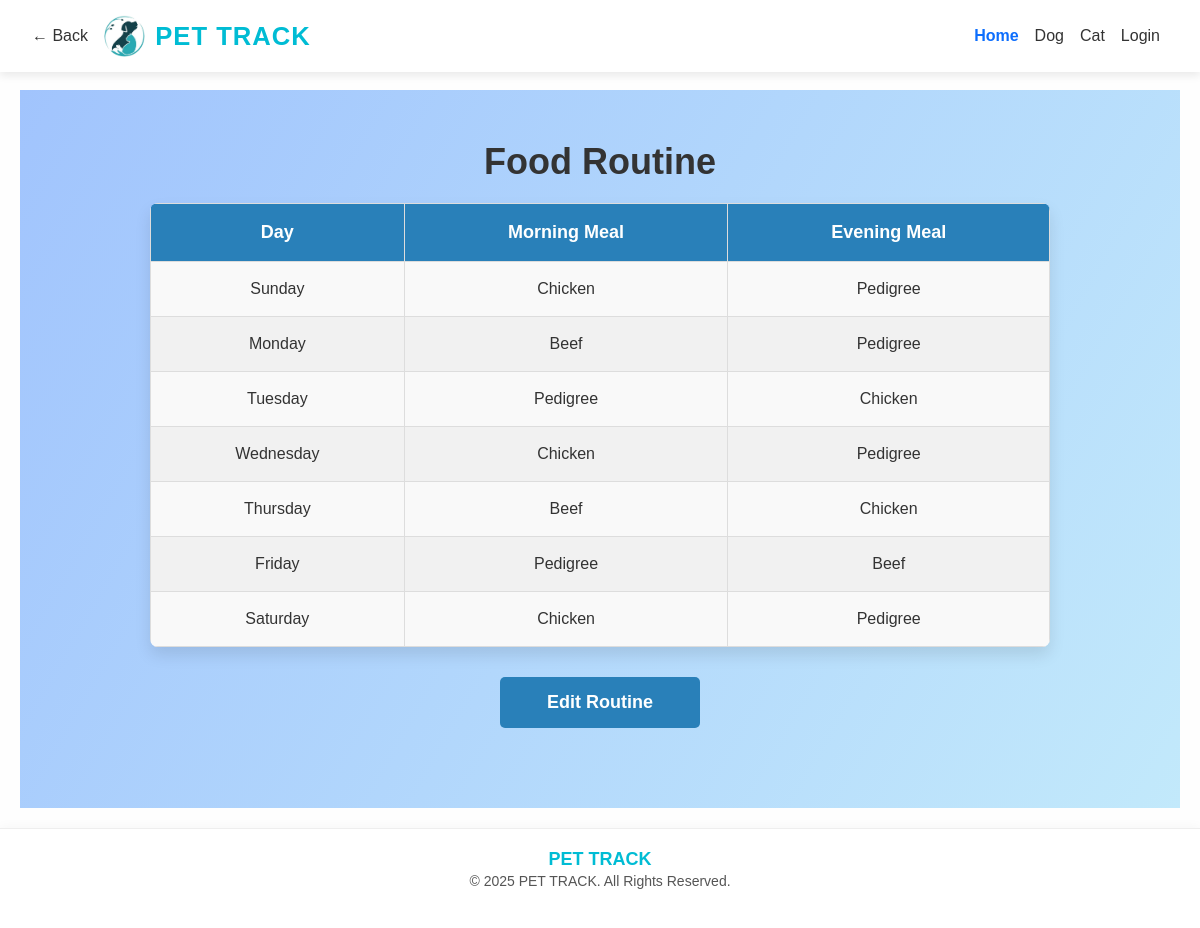
Screenshot of /dog_food_view/24/ with the database file from the repository.
### app1/models.py (models this page shows, shortened)
class DogFoodRoutine(models.Model):
    dog = models.ForeignKey(Dog, on_delete=models.CASCADE, default=1)
    dog_name = models.CharField(max_length=100)
    sunday_morning = models.CharField(max_length=255)
    sunday_evening = models.CharField(max_length=255)
    monday_morning = models.CharField(max_length=255)
    monday_evening = models.CharField(max_length=255)
    tuesday_morning = models.CharField(max_length=255)
    tuesday_evening = models.CharField(max_length=255)
    wednesday_morning = models.CharField(max_length=255)
    wednesday_evening = models.CharField(max_length=255)
    thursday_morning = models.CharField(max_length=255)
    thursday_evening = models.CharField(max_length=255)
    friday_morning = models.CharField(max_length=255)
    friday_evening = models.CharField(max_length=255)
    saturday_morning = models.CharField(max_length=255)
    saturday_evening = models.CharField(max_length=255)

### app1/views.py (the view)
# urls.py: path('dog_food_view/<int:id>/', views.dog_food_view, name='dog_food_view'),
def dog_food_view(request, id):
    routine = get_object_or_404(DogFoodRoutine, id=id)
    return render(request, 'dog_food_view.html', {
        'routine': routine,
        'dog_id': routine.dog.id  # Now properly references the Dog's ID
    })

### templates/dog_food_view.html (shortened to what this page needs)
{% extends 'base.html' %}
{% block content %}
<section>
    <div class="container">
        <h2>Food Routine</h2>
        <div>
            <table class="routine-table">
                <thead>
                    <tr>
                        <th>Day</th>
                        <th>Morning Meal</th>
                        <th>Evening Meal</th>
                    </tr>
                </thead>
                <tbody>
                    <tr>
                        <td>Sunday</td>
                        <td>{{ routine.sunday_morning|default:"Not set" }}</td>
                        <td>{{ routine.sunday_evening|default:"Not set" }}</td>
                    </tr>
                    <tr>
                        <td>Monday</td>
                        <td>{{ routine.monday_morning|default:"Not set" }}</td>
                        <td>{{ routine.monday_evening|default:"Not set" }}</td>
                    </tr>
                    <tr>
                        <td>Tuesday</td>
                        <td>{{ routine.tuesday_morning|default:"Not set" }}</td>
                        <td>{{ routine.tuesday_evening|default:"Not set" }}</td>
                    </tr>
                    <tr>
                        <td>Wednesday</td>
                        <td>{{ routine.wednesday_morning|default:"Not set" }}</td>
                        <td>{{ routine.wednesday_evening|default:"Not set" }}</td>
                    </tr>
                    <tr>
                        <td>Thursday</td>
                        <td>{{ routine.thursday_morning|default:"Not set" }}</td>
                        <td>{{ routine.thursday_evening|default:"Not set" }}</td>
                    </tr>
                    <tr>
                        <td>Friday</td>
                        <td>{{ routine.friday_morning|default:"Not set" }}</td>
                        <td>{{ routine.friday_evening|default:"Not set" }}</td>
                    </tr>
                    <tr>
                        <td>Saturday</td>
                        <td>{{ routine.saturday_morning|default:"Not set" }}</td>
                        <td>{{ routine.saturday_evening|default:"Not set" }}</td>
                    </tr>
                </tbody>
            </table>
        </div>
        <a href="{% url 'dog_food_edit' id=routine.id %}" class="edit-button">Edit Routine</a>
    </div>
</section>
{% endblock %}

### templates/base.html (shortened to what this page needs)
{% load static %}
<!DOCTYPE html>
<html lang="en">
<head>
    <link href="https://cdn.jsdelivr.net/npm/bootstrap@5.3.3/dist/css/bootstrap.min.css" rel="stylesheet">
</head>
<body>
    <header>
        <nav class="navbar navbar-expand-lg w-100">
            <div class="container-fluid">
                <a href="javascript:history.back()" class="nav-link me-3" style="color: #333; font-weight: 500;">
                    ← Back
                </a>
                <a class="navbar-brand d-flex align-items-center" href="#">
                    <img src="{% static 'images/logo.jpeg' %}" alt="">
                    <span>PET TRACK</span>
                </a>
                <div class="collapse navbar-collapse" id="navbarSupportedContent">
                    <ul class="navbar-nav ms-auto mb-2 mb-lg-0">
                        {% if request.session.did %}
                        <li class="nav-item">
                            <a class="nav-link active" aria-current="page" href="{% url 'homepage' %}">Home</a>
                        </li>
                        <li class="nav-item">
                            <a class="nav-link" href="{% url 'dog_routine' %}">Dog Routine</a>
                        </li>
                        <li class="nav-item">
                            <a class="nav-link" href="{% url 'logout' %}">Logout</a>
                        </li>
                        <li class="nav-item">
                            <a class="nav-link" href="{% url 'dog_profile' %}">Profile</a>
                        </li>
                        {% else %}
                        <li class="nav-item">
                            <a class="nav-link active" aria-current="page" href="{% url 'homepage' %}">Home</a>
                        </li>
                        <li class="nav-item">
                            <a class="nav-link" href="{% url 'register_dog' %}">Dog</a>
                        </li>
                        <li class="nav-item">
                            <a class="nav-link" href="{% url 'register_cat' %}">Cat</a>
                        </li>
                        <li class="nav-item">
                            <a class="nav-link" href="{% url 'login' %}">Login</a>
                        </li>
                        {% endif %}
                    </ul>
                </div>
            </div>
        </nav>
    </header>
    <main>
        {% block content %}
        {% endblock %}
    </main>
    <footer>
        <div class="container">
            <h4>PET TRACK</h4>
            <p>© 2025 PET TRACK. All Rights Reserved.</p>
        </div>
    </footer>
</body>
</html>

### templates/base.html (style rules this page uses)
* { box-sizing: border-box; }
body { font-family: 'Poppins', sans-serif; margin: 0; padding-top: 70px; background-color: #fefefe; color: #333; }
.navbar { background-color: white; box-shadow: 0 4px 8px rgba(0, 0, 0, 0.08); position: fixed; top: 0; left: 0; width: 100%; z-index: 1050; padding: 10px 20px; }
.navbar-brand { color: #00bcd4; font-weight: 700; font-size: 1.6rem; letter-spacing: 1px; }
.navbar-brand img { height: 42px; margin-right: 10px; border-radius: 50%; object-fit: cover; }
.navbar-nav .nav-link { font-size: 1rem; font-weight: 500; color: #333; transition: color 0.3s ease; padding: 8px 14px; border-radius: 8px; }
.navbar-nav .nav-link.active { color: #0d6efd; font-weight: 600; }
.nav-link.me-3 { font-weight: 500; font-size: 1rem; color: #333; transition: color 0.3s; }
main { flex: 1; padding: 20px; }
footer { background: #fff; text-align: center; padding: 20px 10px; font-size: 14px; color: #555; border-top: 1px solid #eee; box-shadow: 0 -2px 10px rgba(0, 0, 0, 0.03); }
footer h4 { margin: 0; font-size: 18px; color: #00bcd4; font-weight: bold; }

### templates/dog_food_view.html (style rules this page uses)
section { font-family: 'Poppins', sans-serif; background: linear-gradient(120deg, #a1c4fd, #c2e9fb); color: #333; margin: 0; padding: 50px 0; }
h2 { text-align: center; font-size: 36px; color: #333; font-weight: bold; margin-bottom: 20px; }
table.routine-table { width: 100%; max-width: 900px; margin: 0 auto; border-collapse: collapse; box-shadow: 0 8px 16px rgba(0, 0, 0, 0.1); border-radius: 8px; overflow: hidden; }
table.routine-table th, table.routine-table td { padding: 15px; text-align: center; border: 1px solid #ddd; }
table.routine-table th { background-color: #2980b9; color: white; font-size: 18px; }
table.routine-table td { background-color: #f9f9f9; color: #333; font-size: 16px; }
table.routine-table tr:nth-child(even) td { background-color: #f1f1f1; }
.edit-button { display: block; margin: 30px auto; padding: 12px 30px; background-color: #2980b9; color: white; font-size: 18px; font-weight: bold; border: none; border-radius: 5px; text-align: center; text-decoration: none; transition: background-color 0.3s ease, transform 0.3s ease; width: 200px; }

### rows the page displays
DogFoodRoutine: sunday_morning "Chicken", sunday_evening "Pedigree", monday_morning "Beef", monday_evening "Pedigree", tuesday_morning "Pedigree", tuesday_evening "Chicken", wednesday_morning "Chicken", wednesday_evening "Pedigree", thursday_morning "Beef", thursday_evening "Chicken", friday_morning "Pedigree", friday_evening "Beef", saturday_morning "Chicken", saturday_evening "Pedigree"
